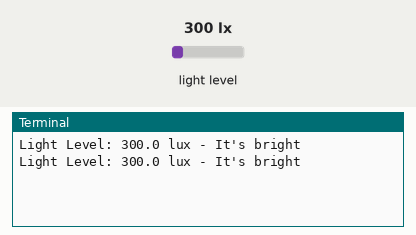
Recording of a program running on a simulated Raspberry Pi (BCM pin numbers). On the bench: the last lines printed to the terminal. The inputs (shaded band) are chosen by the test bench; at power-on: light level 300 lx.

Above: at 1.2 s.
1.3 s: light level set to 40 lx
At 2.8 s:
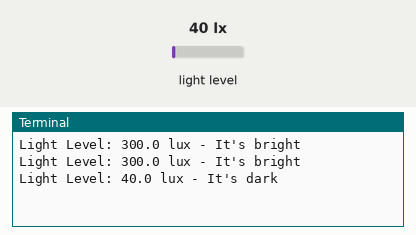
3.5 s: light level set to 500 lx
At 4.8 s:
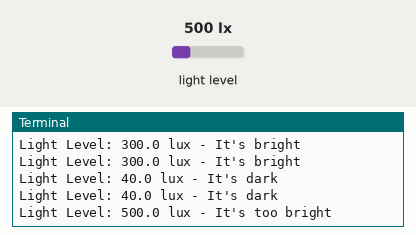
5.5 s: light level set to 180 lx
At 6.8 s:
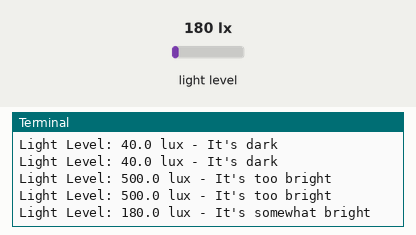

The program:

i2c.py
```python
import smbus
import time

# Set the address of the light sensor to communicate with
BH1750_I2C_ADDR = 0x23

# Create a connection to the I2C bus (the way the Raspberry Pi talks to devices)
bus = smbus.SMBus(1)

# Function to get the amount of light from the sensor
def read_light_level():
    # Ask the light sensor for data in continuous mode
    data = bus.read_i2c_block_data(BH1750_I2C_ADDR, 0x20)

    # Use a formula to calculate the light level in lux
    light_level = (data[1] + (256 * data[0])) / 1.2

    return light_level

# Function to describe how bright the light is
def categorize_light(light_level):
    if light_level < 10:
        return "It's too dark"
    elif 10 <= light_level < 50:
        return "It's dark"
    elif 50 <= light_level < 200:
        return "It's somewhat bright"
    elif 200 <= light_level < 500:
        return "It's bright"
    else:
        return "It's too bright"

try:
    # Keep checking the light level
    while True:
        light_level = read_light_level()  # Get the current light level
        category = categorize_light(light_level)  # Describe how bright the light is

        # Show the light level and its description
        print(f"Light Level: {light_level} lux - {category}")

        # Wait for 1 second before checking again
        time.sleep(1)

except KeyboardInterrupt:
    # If you press Ctrl+C, stop the program nicely
    pass

finally:
    # Close the connection to the light sensor to free up resources
    bus.close()
```

Measured:
- after the input at 1.3 s, the terminal: prints a new line after 0.71 s (image 1)
- after the input at 3.5 s, the terminal: prints a new line after 0.52 s (image 2)
- after the input at 5.5 s, the terminal: prints a new line after 0.53 s (image 3)
